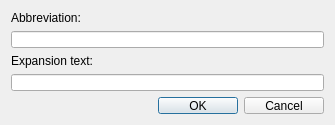
<?xml version="1.0" encoding="UTF-8"?>
<ui version="4.0">
 <class>frmAddAbbreviature</class>
 <widget class="QDialog" name="frmAddAbbreviature">
  <property name="geometry">
   <rect>
    <x>0</x>
    <y>0</y>
    <width>335</width>
    <height>125</height>
   </rect>
  </property>
  <property name="minimumSize">
   <size>
    <width>335</width>
    <height>125</height>
   </size>
  </property>
  <property name="maximumSize">
   <size>
    <width>335</width>
    <height>125</height>
   </size>
  </property>
  <property name="windowTitle">
   <string>Add Abbreviation...</string>
  </property>
  <layout class="QGridLayout" name="gridLayout">
   <item row="0" column="0">
    <widget class="QLabel" name="label">
     <property name="text">
      <string>Abbreviation:</string>
     </property>
    </widget>
   </item>
   <item row="1" column="0">
    <widget class="QLineEdit" name="txtAbbrev"/>
   </item>
   <item row="2" column="0">
    <widget class="QLabel" name="label_2">
     <property name="text">
      <string>Expansion text:</string>
     </property>
    </widget>
   </item>
   <item row="3" column="0">
    <widget class="QLineEdit" name="txtFullText"/>
   </item>
   <item row="4" column="0">
    <widget class="QDialogButtonBox" name="cmdBox">
     <property name="orientation">
      <enum>Qt::Horizontal</enum>
     </property>
     <property name="standardButtons">
      <set>QDialogButtonBox::Cancel|QDialogButtonBox::Ok</set>
     </property>
    </widget>
   </item>
  </layout>
 </widget>
 <resources/>
 <connections>
  <connection>
   <sender>cmdBox</sender>
   <signal>accepted()</signal>
   <receiver>frmAddAbbreviature</receiver>
   <slot>accept()</slot>
   <hints>
    <hint type="sourcelabel">
     <x>248</x>
     <y>254</y>
    </hint>
    <hint type="destinationlabel">
     <x>157</x>
     <y>274</y>
    </hint>
   </hints>
  </connection>
  <connection>
   <sender>cmdBox</sender>
   <signal>rejected()</signal>
   <receiver>frmAddAbbreviature</receiver>
   <slot>reject()</slot>
   <hints>
    <hint type="sourcelabel">
     <x>316</x>
     <y>260</y>
    </hint>
    <hint type="destinationlabel">
     <x>286</x>
     <y>274</y>
    </hint>
   </hints>
  </connection>
 </connections>
</ui>
